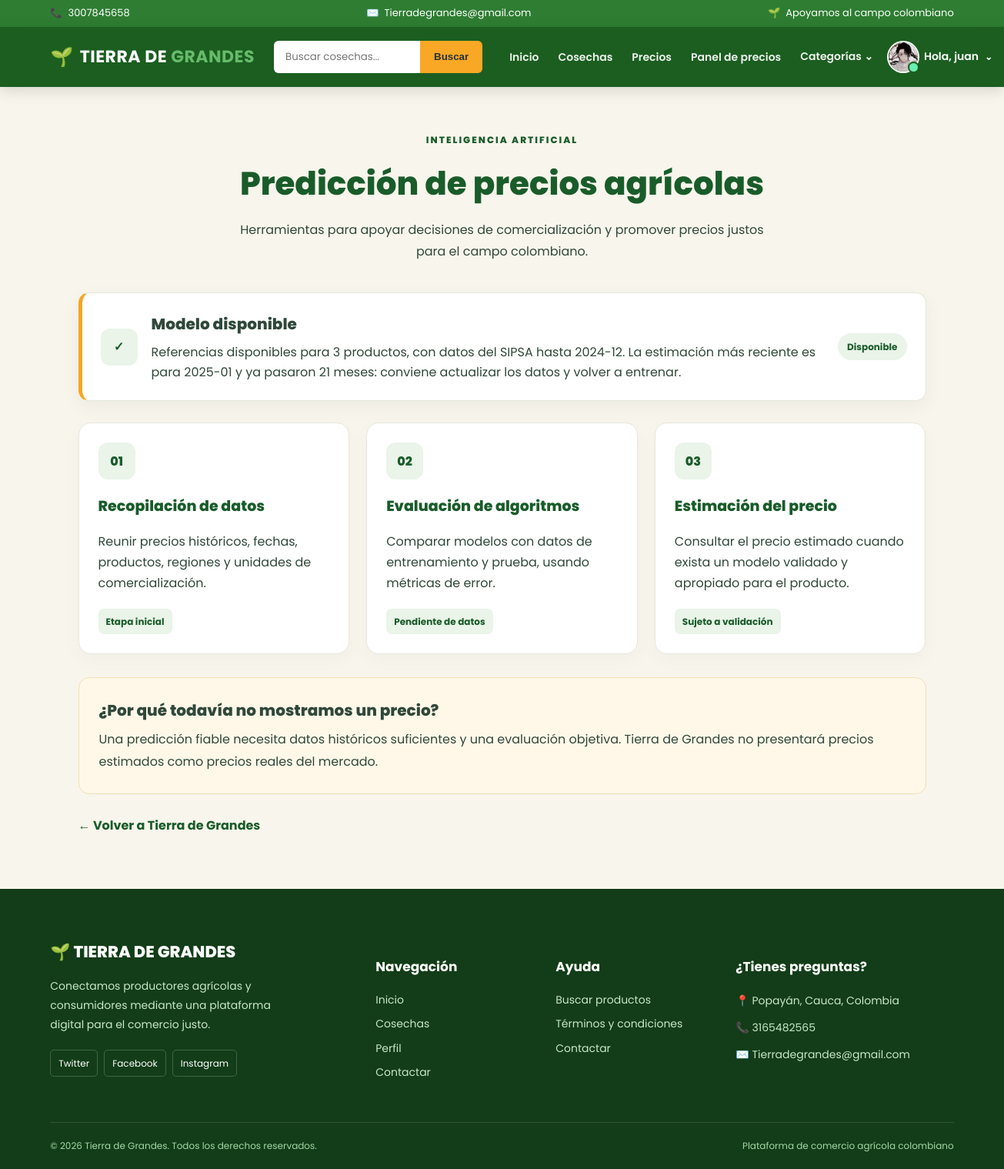
The app's page /precios/ (signed in) with its own data.
### cuentas/models.py (models this page shows, shortened)
class Cuentas (AbstractBaseUser):
    nombres = models.CharField(max_length=50)
    apellidos = models.CharField(max_length=50)
    nombreusuario = models.CharField(max_length=50, unique=True)
    email = models.CharField(max_length=100, unique=True)
    numero_telefono = models.CharField(max_length=50)
    date_joined = models.DateTimeField(auto_now_add=True)
    last_login = models.DateTimeField(auto_now_add=True)
    is_admin = models.BooleanField(default=False)
    is_staff = models.BooleanField(default=False)
    is_active = models.BooleanField(default=False)
    is_superadmin = models.BooleanField(default=False)
    USERNAME_FIELD = 'email'
    REQUIRED_FIELDS = ['nombreusuario', 'nombres', 'apellidos']
    objects = CuentaAdd()
    def full_nombre(self):
        return f'{self.nombres} {self.apellidos}'

class UserPerfil(models.Model):
    user = models.OneToOneField(Cuentas, on_delete=models.CASCADE)
    direccion_linea_1 = models.CharField(blank=True, max_length=100)
    direccion_linea_2 = models.CharField(blank=True, max_length=100)
    image_perfil = models.ImageField(upload_to='userperfil')
    ciudad = models.CharField(blank=True, max_length=20)
    departamento = models.CharField(blank=True, max_length=20)
    descripcion = models.TextField()
    instagram = models.URLField("Instagram", max_length=200, blank=True)
    tiktok = models.URLField("TikTok", max_length=200, blank=True)
    facebook = models.URLField("Facebook", max_length=200, blank=True)

### inteligencia_artificial/views.py (the view)
# urls.py: path("precios/",views.panel_precios,name="panel_precios",),
def panel_precios(request):
    estado = obtener_estado_modelo()
    contexto = {
        "modelo_disponible": estado["disponible"],
        "estado_modelo": estado["mensaje"],
        "modulo": "Predicción de precios agrícolas",
        "recomendaciones": cargar_recomendaciones(),   # nuevo
    }
    return render(request, "inteligencia_artificial/precios.html", contexto)

### tiera_de_grandes/templates/inteligencia_artificial/precios.html (shortened to what this page needs)
{% extends 'index.html' %}
{% load static %}
{% block content %}
<link rel="stylesheet"
      href="{% static 'css/ia-precios.css' %}">
<main class="ia-container">
    <header class="ia-header">
        <span class="ia-eyebrow">INTELIGENCIA ARTIFICIAL</span>
        <h1>Predicción de precios agrícolas</h1>
        <p>
            Herramientas para apoyar decisiones de comercialización
            y promover precios justos para el campo colombiano.
        </p>
    </header>
    <section class="ia-status">
        <div class="ia-status-icon">
            {% if modelo_disponible %}
                <span>✓</span>
            {% else %}
                <span>!</span>
            {% endif %}
        </div>
        <div>
            <h2>
                {% if modelo_disponible %}
                    Modelo disponible
                {% else %}
                    Fase de preparación de datos
                {% endif %}
            </h2>
            <p>{{ estado_modelo }}</p>
        </div>
        <span class="ia-badge
            {% if modelo_disponible %}
                ia-badge-ready
            {% else %}
                ia-badge-pending
            {% endif %}">
            {% if modelo_disponible %}
                Disponible
            {% else %}
                En preparación
            {% endif %}
        </span>
    </section>
    <section class="ia-grid">
        <article class="ia-card">
            <div class="ia-card-icon">01</div>
            <h3>Recopilación de datos</h3>
            <p>
                Reunir precios históricos, fechas, productos,
                regiones y unidades de comercialización.
            </p>
            <span class="ia-tag">Etapa inicial</span>
        </article>
        <article class="ia-card">
            <div class="ia-card-icon">02</div>
            <h3>Evaluación de algoritmos</h3>
            <p>
                Comparar modelos con datos de entrenamiento
                y prueba, usando métricas de error.
            </p>
            <span class="ia-tag">Pendiente de datos</span>
        </article>
        <article class="ia-card">
            <div class="ia-card-icon">03</div>
            <h3>Estimación del precio</h3>
            <p>
                Consultar el precio estimado cuando exista
                un modelo validado y apropiado para el producto.
            </p>
            <span class="ia-tag">Sujeto a validación</span>
        </article>
    </section>
    <section class="ia-notice">
        <h2>¿Por qué todavía no mostramos un precio?</h2>
        <p>
            Una predicción fiable necesita datos históricos suficientes
            y una evaluación objetiva. Tierra de Grandes no presentará
            precios estimados como precios reales del mercado.
        </p>
    </section>
    <a class="ia-back" href="{% url 'inicio' %}">
        ← Volver a Tierra de Grandes
    </a>
</main>
{% endblock content %}

### tiera_de_grandes/templates/index.html (shortened to what this page needs)
<!DOCTYPE html>
{% load humanize %}
{% load static %}
<html lang="es">
<head>
    <link rel="stylesheet" href="{% static 'css/index.css' %}">
    <link rel="stylesheet" href="{% static 'css/base_extra.css' %}">
    <link rel="stylesheet" href="{% static 'css/login_tdg.css' %}">
</head>
<body>
    <div class="top-bar">
        <div class="container">
            <div class="top-bar-content">
                <div class="top-item">
                    <span aria-hidden="true">📞</span>
                    <span>3007845658</span>
                </div>
                <div class="top-item">
                    <span aria-hidden="true">✉️</span>
                    <span>Tierradegrandes@gmail.com</span>
                </div>
                <div class="top-item top-message">
                    <span aria-hidden="true">🌱</span>
                    <span>Apoyamos al campo colombiano</span>
                </div>
            </div>
        </div>
    </div>
    <nav class="main-navbar" aria-label="Navegación principal">
        <div class="container">
            <div class="navbar-content">
                <a href="{% url 'inicio' %}" class="brand">
                    <span class="brand-icon" aria-hidden="true">🌱</span>
                    <span>TIERRA DE <strong>GRANDES</strong></span>
                </a>
                <form class="search-form" action="{% url 'buscador' %}" method="get" role="search">
                    <input type="search" name="keyword" placeholder="Buscar cosechas..." aria-label="Buscar productos">
                    <button type="submit">Buscar</button>
                </form>
                <div class="nav-menu">
                    <a href="{% url 'inicio' %}" class="nav-link">Inicio</a>
                    <a href="{% url 'verproducto' %}" class="nav-link">Cosechas</a>
                    <a href="{% url 'inteligencia_artificial:precios_referencia' %}" class="nav-link">Precios</a>
                    <a href="{% url 'inteligencia_artificial:panel_precios' %}" class="nav-link">Panel de precios</a>
                    <div class="nav-dropdown" data-dropdown>
                        <button class="nav-link dropdown-button"
                                type="button"
                                data-dropdown-toggle
                                aria-haspopup="true"
                                aria-expanded="false"
                                aria-controls="categoriasMenu">
                            Categorías <span aria-hidden="true">⌄</span>
                        </button>
                    </div>
                    {% if request.user.is_authenticated %}
                        {% with u=request.user %}
                        <div class="nav-dropdown" data-dropdown>
                            <button class="user-button"
                                    type="button"
                                    data-dropdown-toggle
                                    aria-haspopup="true"
                                    aria-expanded="false"
                                    aria-controls="userMenu">
                                <span class="user-avatar" aria-hidden="true">
                                    <span class="user-initial">{{ u.nombres|default:u.nombreusuario|default:"U"|slice:":1"|upper }}</span>
                                    {% if u.userperfil.image_perfil %}
                                        <img src="{{ u.userperfil.image_perfil.url }}"
                                             alt=""
                                             class="user-photo"
                                             onerror="this.remove()">
                                    {% endif %}
                                </span>
                                <span class="user-name">Hola, {{ u.nombres|default:u.nombreusuario|truncatechars:14 }}</span>
                                <span class="dropdown-caret" aria-hidden="true">⌄</span>
                            </button>
                        </div>
                        {% endwith %}
                    {% else %}
                        <a href="{% url 'login' %}" class="nav-link">Iniciar Sesión</a>
                        <a href="{% url 'registrar' %}" class="register-button">Regístrate</a>
                    {% endif %}
                </div>
            </div>
        </div>
    </nav>
    {% block content %}{% endblock content %}
    <footer class="footer">
        <div class="container">
            <div class="footer-grid">
                <div class="footer-column">
                    <a href="{% url 'inicio' %}" class="footer-brand">🌱 TIERRA DE GRANDES</a>
                    <p>
                        Conectamos productores agrícolas y
                        consumidores mediante una plataforma
                        digital para el comercio justo.
                    </p>
                    <div class="social-links">
                        <a href="https://twitter.com/?lang=es" target="_blank" rel="noopener noreferrer">Twitter</a>
                        <a href="https://www.facebook.com/profile.php?id=100084250750943" target="_blank" rel="noopener noreferrer">Facebook</a>
                        <a href="https://www.instagram.com/" target="_blank" rel="noopener noreferrer">Instagram</a>
                    </div>
                </div>
                <div class="footer-column">
                    <h4>Navegación</h4>
                    <a href="{% url 'inicio' %}">Inicio</a>
                    <a href="{% url 'verproducto' %}">Cosechas</a>
                    {% if request.user.is_authenticated %}
                        <a href="{% url 'perfil' %}">Perfil</a>
                    {% endif %}
                    <a href="{% url 'contactar' %}">Contactar</a>
                </div>
                <div class="footer-column">
                    <h4>Ayuda</h4>
                    <a href="{% url 'verproducto' %}">Buscar productos</a>
                    <a href="#">Términos y condiciones</a>
                    <a href="{% url 'contactar' %}">Contactar</a>
                </div>
                <div class="footer-column">
                    <h4>¿Tienes preguntas?</h4>
                    <p>📍 Popayán, Cauca, Colombia</p>
                    <p>📞 3165482565</p>
                    <p>✉️ Tierradegrandes@gmail.com</p>
                </div>
            </div>
            <div class="footer-bottom">
                <p>© {% now "Y" %} Tierra de Grandes. Todos los derechos reservados.</p>
                <p>Plataforma de comercio agrícola colombiano</p>
            </div>
        </div>
    </footer>
</body>
</html>

### records on screen
Cuentas: userperfil.image_perfil (picture), nombres "juan"

### other values on screen
{{ estado_modelo }} "Referencias disponibles para 3 productos, con datos del SIPSA hasta 2024-12. La estimación más reciente es para 2025-01 y ya pasaron 21 meses: conviene actualizar los datos y volver a entrenar."
